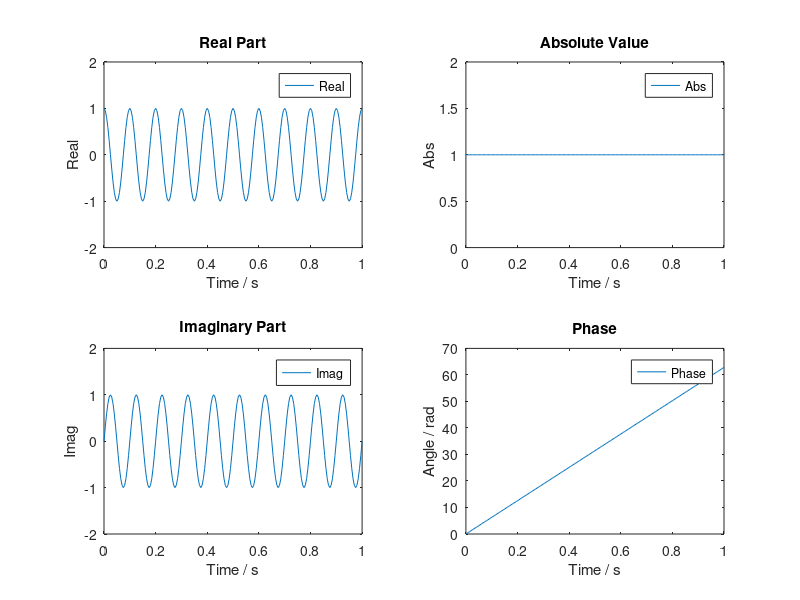

The MATLAB source for this figure:
clc;clear;
close all;

%% Information
% Author : Limin Gu
% Date   : 2021/09/13
% Function : Create an exponential signal.

%% Creat Signal
T = 0.1;                % Period
n = 20;                 % Number of Points Per Period
dt = T/n;               % Time Interval
t = 0:dt:1;             % Time Axis
f = 1/T;                % Frequency
omega = 2*pi*f;         % Angular Frequency

y = exp(1j*omega*t);    % Signal

%% Plot
figure
subplot(221)
plot(t,real(y));

xlabel('Time / s')
ylabel('Real')
ylim([-2,2])
legend('Real')
title('Real Part')

subplot(222)
plot(t,abs(y));

xlabel('Time / s')
ylabel('Abs')
ylim([0,2])
legend('Abs')
title('Absolute Value')

subplot(223)
plot(t,imag(y));

xlabel('Time / s')
ylabel('Imag')
ylim([-2,2])
legend('Imag')
title('Imaginary Part')

subplot(224)
% plot(t,angle(y));
plot(t,unwrap(angle(y)));

xlabel('Time / s')
ylabel('Angle / rad')
legend('Phase')
title('Phase')


